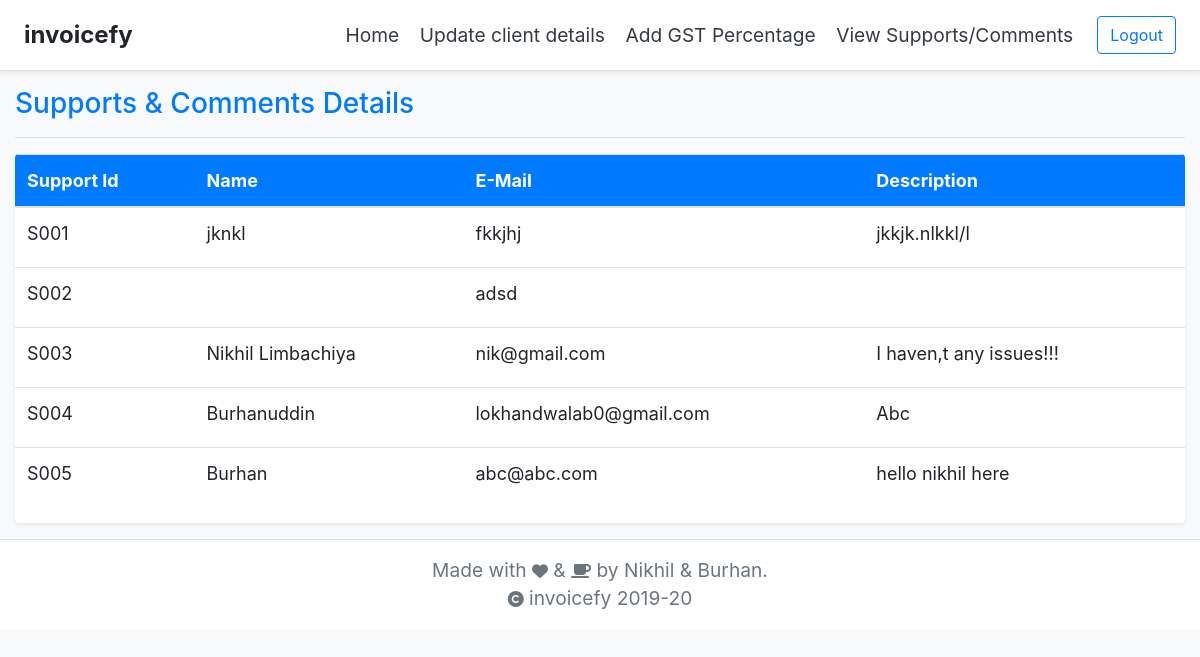
Screenshot of /admin/AdminViewComments.php with the database file from the repository.
### tables this page shows
CREATE TABLE `support` (
  `Sup_Id` varchar(10) NOT NULL,
  `Name` varchar(100) NOT NULL,
  `Email_Id` varchar(100) NOT NULL,
  `Description` varchar(5000) NOT NULL
);

### admin/AdminViewComments.php (the view)
<?php
	include('AdminHead.php');
?>
<div class="container-fluid">
<div>
		<h3 class="text-primary">Supports & Comments Details</h3>
		<hr class="mb-3">
</div>
<div class="table table-responsive rounded shadow-sm bg-white">
<table class="table">
	<thead class="bg-primary text-white">
		<th>Support Id</th>
		<th>Name</th>
		<th>E-Mail</th>
		<th>Description</th>
	</thead>
	<tbody>
			<?php
					$q="SELECT * FROM support";
					if(!mysqli_query($con,$q))
					{
						echo ("Error description: " . mysqli_error($con));
					}
					else
					{
						$res=mysqli_query($con,$q);
						while ($row=mysqli_fetch_assoc($res))
						{
			?>
			<tr>
				<td><label class="form"><?=$row['Sup_Id']?></label></td>
				<td><label class="form"><?=$row['Name']?></label></td>
				<td><label class="form"><?=$row['Email_Id']?></label></td>
				<td><label class="form"><?=$row['Description']?></label></td>
			</tr>
			<?php
						}
					}
			?>
	</tbody>
</table>
</div>
</div>
<?php
	include('AdminFooter.php');
?>

### admin/AdminHead.php (style rules this page uses)
html body { width: 100%; margin: 0px; padding: 0px; overflow-x: hidden; }
table { font-size: large; }

### rows the page displays
support: Sup_Id "S001", Name "jknkl", Email_Id "fkkjhj", Description "jkkjk.nlkkl/l"
support: Sup_Id "S002", Email_Id "adsd"
support: Sup_Id "S003", Name "Nikhil Limbachiya", Email_Id "nik@gmail.com", Description "I haven,t any issues!!!"
support: Sup_Id "S004", Name "Burhanuddin", Email_Id "lokhandwalab0@gmail.com", Description "Abc"
support: Sup_Id "S005", Name "Burhan", Email_Id "abc@abc.com", Description "hello nikhil here"
